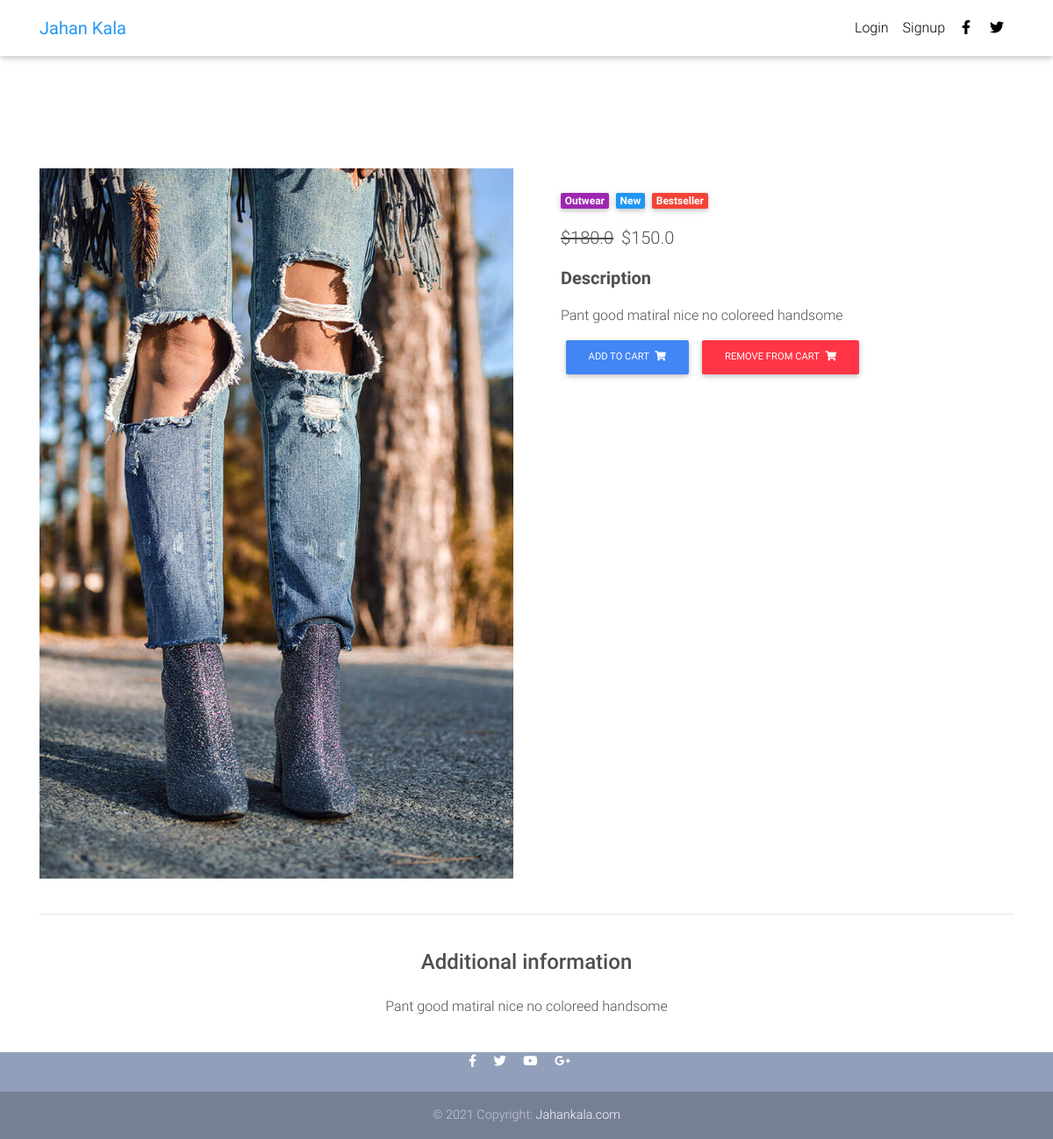
Screenshot of /product/Pant-w/ with the database file from the repository.
### core/models.py (models this page shows, shortened)
class Item(models.Model):
    title = models.CharField(max_length=100)
    price = models.FloatField()
    discount_price = models.FloatField(blank=True, null=True)
    category = models.CharField(choices=CATEGORY_CHOICES, max_length=2)
    label = models.CharField(choices=LABEL_CHOICES, max_length=1)
    slug = models.SlugField()
    description = models.TextField()
    image = models.ImageField()
    def get_add_to_cart_url(self):
        return reverse("core:add-to-cart", kwargs={
            'slug': self.slug
        })
    def get_remove_from_cart_url(self):
        return reverse("core:remove-from-cart", kwargs={
            'slug': self.slug
        })

### core/views.py (the view)
# urls.py: path('product/<slug>/', ItemDetailView.as_view() , name='product'),
class ItemDetailView(DetailView):
    model = Item
    template_name = "product.html"

### templates/product.html (shortened to what this page needs)
{% extends 'base.html' %}
{% block content %}
  <main class="mt-5 pt-4">
    <div class="container dark-grey-text mt-5">
      <div class="row wow fadeIn">
        <div class="col-md-6 mb-4">
          <img src="{{ item.image.url }}" class="img-fluid">
        </div>
        <div class="col-md-6 mb-4">
          <div class="p-4">
            <div class="mb-3">
              <a href="">
                <span class="badge purple mr-1">{{ object.get_category_display }}</span>
              </a>
              <a href="">
                <span class="badge blue mr-1">New</span>
              </a>
              <a href="">
                <span class="badge red mr-1">Bestseller</span>
              </a>
            </div>
            <p class="lead">
              {% if object.discount_price %}
              <span class="mr-1">
                <del>${{ object.price }}</del>
              </span>
              <span>${{ object.discount_price }}</span>
              {% else %}
              <span>${{ object.price }}</span>
              {% endif %}
            </p>
            <p class="lead font-weight-bold">Description</p>
            <p>{{ object.description }} </p>
            <a class="btn btn-primary btn-md my-0 p" href="{{ object.get_add_to_cart_url }}">
              Add to cart
              <i class="fas fa-shopping-cart ml-1"></i>
            </a>
            <a class="btn btn-danger btn-md my-0 p" href="{{ object.get_remove_from_cart_url }}">
              Remove from cart
              <i class="fas fa-shopping-cart ml-1"></i>
            </a>
          </div>
        </div>
      </div>
      <hr>
      <div class="row d-flex justify-content-center wow fadeIn">
        <div class="col-md-6 text-center">
          <h4 class="my-4 h4">Additional information</h4>
          <p>{{ object.description }}</p>
        </div>
      </div>
  </main>
{% endblock content %}

### templates/base.html (style rules this page uses)
html, body, header, .carousel { height: 60vh; }

### rows the page displays
Item: image (picture), category "Outwear", price "180.0", discount_price "150.0", description "Pant good matiral nice no coloreed handsome"
